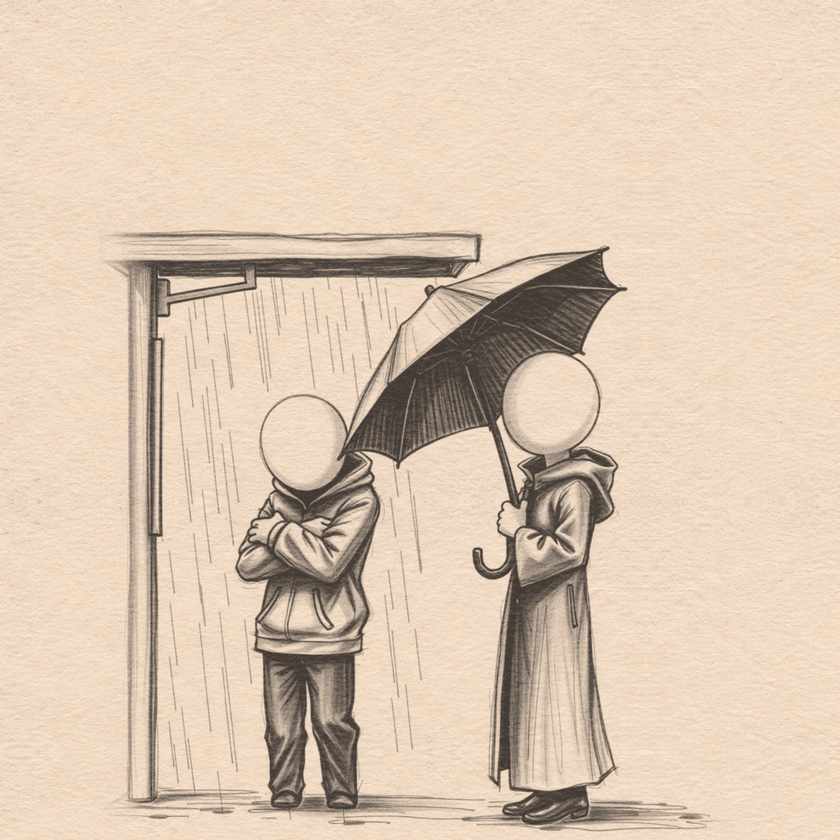
#> input picture carousel/kits/2026-11-14_umbrella-story/slides/slide-01.png, 840 x 840 px, shrunk from 1313 x 1313 before the run
$ python finish.py slides/slide-01.png out.png
#> lines starting #> are read from the running program, lines starting #| are printed output that depends on the picture
# raw FLUX -> slide: erase signature boxes, shrink onto a larger paper sheet (figures lower, room for bubbles), charcoal tone.
#   python finish.py raw/01-2.png slides/slide-01.png [--scale 0.8] [--sig x0,y0,x1,y1 ...]  (sig box in raw pixels)
import argparse, subprocess, cv2, numpy as np
ap = argparse.ArgumentParser(); ap.add_argument('src'); ap.add_argument('out')
ap.add_argument('--scale', type=float, default=0.8); ap.add_argument('--sig', nargs='*', default=[])
a = ap.parse_args()
im = cv2.imread(a.src); h, w = im.shape[:2]
#> further down, im is the input picture: shape (840, 840, 3); mean B, G, R 179.5, 200.4, 220.9
#> after `h, w = im.shape[:2]`: h = 840; w = 840
for box in a.sig:
    x0, y0, x1, y1 = map(int, box.split(','))
    m = np.zeros((h, w), np.uint8); m[y0:y1, x0:x1] = 255
    paper = np.median(im[max(0, y0-20):y0, x0:x1].reshape(-1, 3), axis=0)
    im[y0:y1, x0:x1] = paper
S = int(round(w / a.scale)); ox = (S - w) // 2; oy = S - h
#> after `S = int(round(w / a.scale))`: S = 1050
#> after `ox = (S - w) // 2`: ox = 105
#> after `oy = S - h`: oy = 210
paper = np.median(im[:40].reshape(-1, 3), axis=0)
#> paper = [196, 218, 240]
can = np.empty((S, S, 3), np.float32); can[:] = paper
#> after `can[:] = paper`:
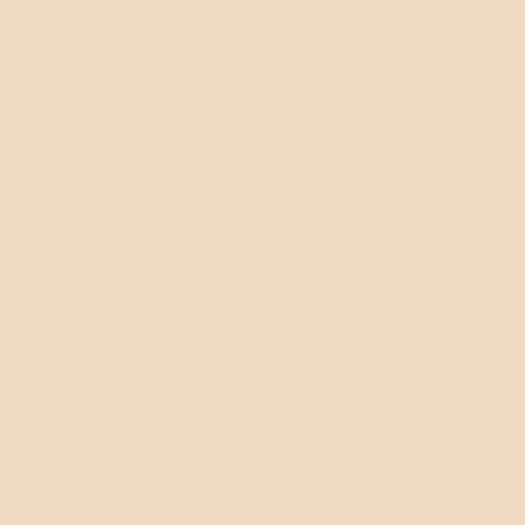
#> can: shape (1050, 1050, 3) float32 (shown at 1/2 size); mean of channels 0, 1, 2 193.2, 219.8, 240; drawn as B, G, R
f = 90; alpha = np.ones((h, w), np.float32)
r = np.clip(np.arange(w) / f, 0, 1); alpha *= np.minimum(r, r[::-1])[None, :]
#> after `r = np.clip(np.arange(w) / f, 0, 1)`: r = 840 values from 0 to 1
alpha *= np.clip(np.arange(h) / f, 0, 1)[:, None]
alpha = alpha ** 1.5
can[oy:, ox:ox+w] = im * alpha[..., None] + paper * (1 - alpha[..., None])
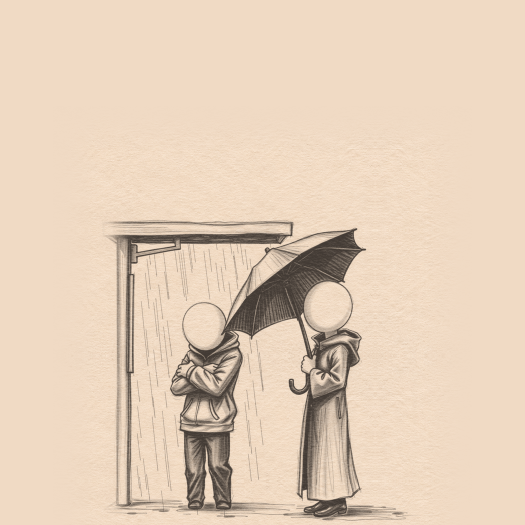
#> can: shape (1050, 1050, 3) float32 (shown at 1/2 size); mean of channels 0, 1, 2 184.7, 207.4, 227.6; drawn as B, G, R
tmp = a.out.replace('.png', '-pad.png'); cv2.imwrite(tmp, can.astype(np.uint8))
subprocess.run(['python', 'C:/timeoptic-content/tools/charcoal_tone.py', tmp, a.out,
                '--paper', 'C:/timeoptic-content/carousel/kits/2026-11-13_dialogue-quotes/slides/slide-06.png'], check=True)
#> (this line was passed over: subprocess is not available in this run)
import os; os.remove(tmp)

$ run again, with carousel/kits/2026-11-14_umbrella-story/slides/slide-02.png copied over carousel/kits/2026-11-14_umbrella-story/slides/slide-01.png
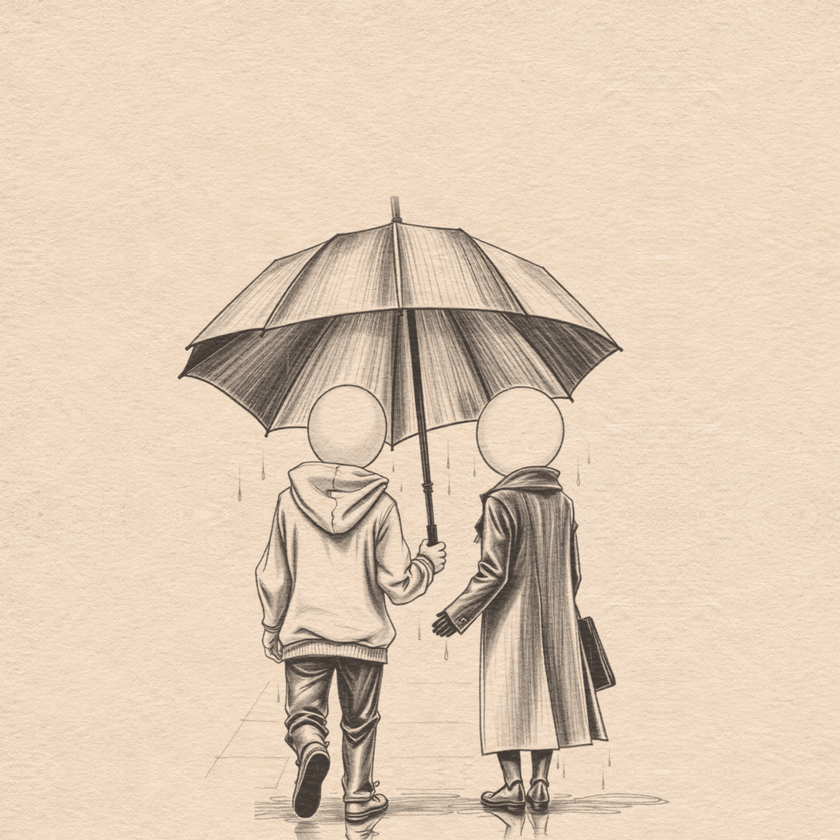
#> input picture carousel/kits/2026-11-14_umbrella-story/slides/slide-02.png, 840 x 840 px, shrunk from 1280 x 1280 before the run
#> im is the input picture: shape (840, 840, 3); mean B, G, R 182.8, 204.1, 224.9
#> S = 1050
#> ox = 105
#> oy = 210
#> paper = [195, 217, 239]
#> `can[oy:, ox:ox+w] = im * alpha[..., None] + paper * (1 - alpha[..., No..`:
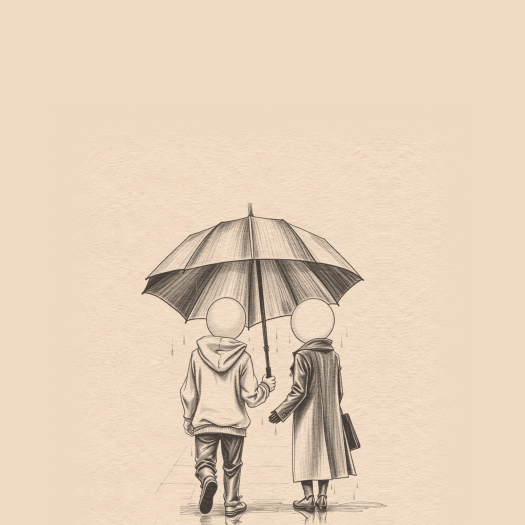
#> can: shape (1050, 1050, 3) float32 (shown at 1/2 size); mean of channels 0, 1, 2 186.7, 209.5, 230.4; drawn as B, G, R

$ run again, with carousel/kits/2026-11-14_umbrella-story/slides/slide-03.png copied over carousel/kits/2026-11-14_umbrella-story/slides/slide-01.png
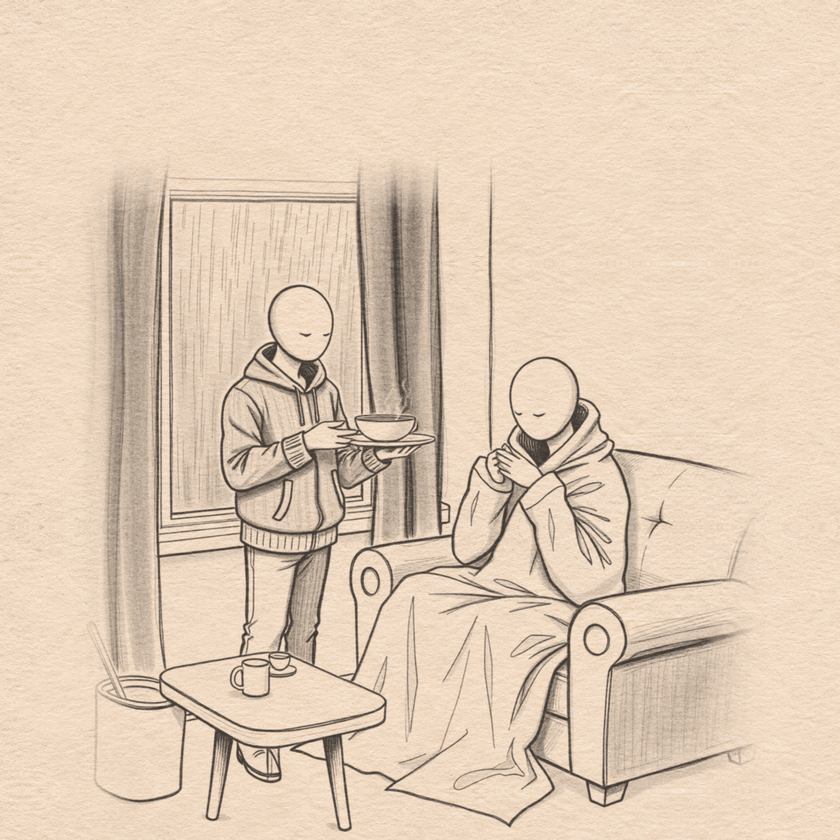
#> input picture carousel/kits/2026-11-14_umbrella-story/slides/slide-03.png, 840 x 840 px, shrunk from 1249 x 1249 before the run
#> im is the input picture: shape (840, 840, 3); mean B, G, R 183, 204.3, 225.1
#> S = 1050
#> ox = 105
#> oy = 210
#> paper = [196, 218, 240]
#> `can[oy:, ox:ox+w] = im * alpha[..., None] + paper * (1 - alpha[..., No..`:
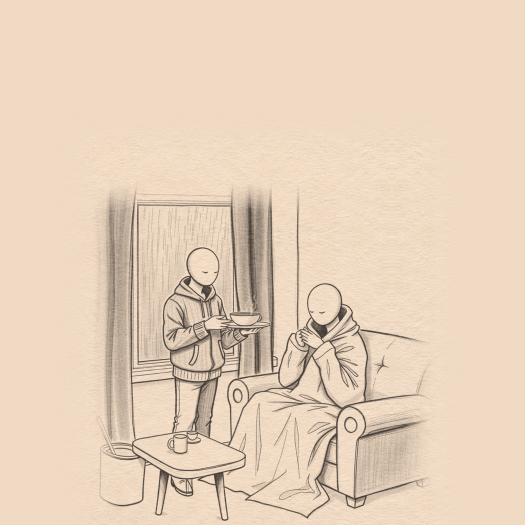
#> can: shape (1050, 1050, 3) float32 (shown at 1/2 size); mean of channels 0, 1, 2 186.9, 209.8, 230.4; drawn as B, G, R

$ run again, with carousel/kits/2026-11-14_umbrella-story/slides/slide-04.png copied over carousel/kits/2026-11-14_umbrella-story/slides/slide-01.png
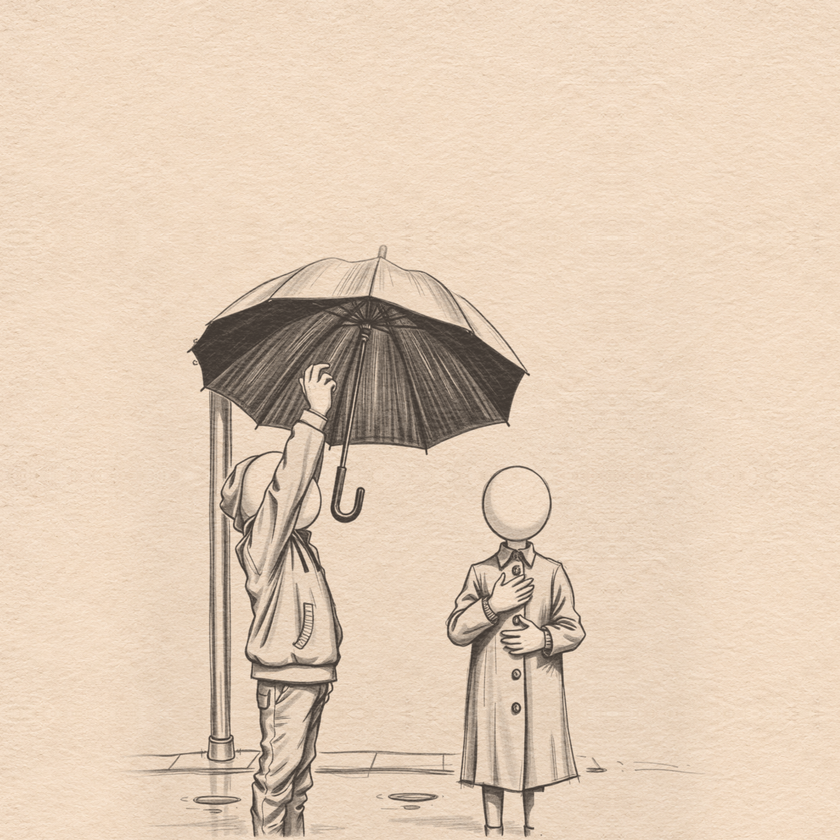
#> input picture carousel/kits/2026-11-14_umbrella-story/slides/slide-04.png, 840 x 840 px, shrunk from 1384 x 1384 before the run
#> im is the input picture: shape (840, 840, 3); mean B, G, R 183.1, 204.4, 225.2
#> S = 1050
#> ox = 105
#> oy = 210
#> paper = [196, 218, 240]
#> `can[oy:, ox:ox+w] = im * alpha[..., None] + paper * (1 - alpha[..., No..`:
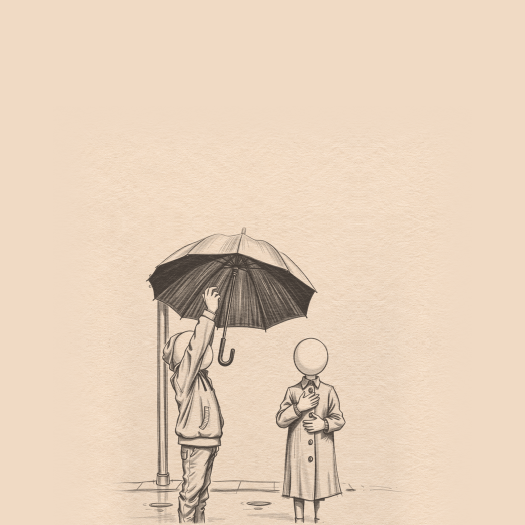
#> can: shape (1050, 1050, 3) float32 (shown at 1/2 size); mean of channels 0, 1, 2 187, 209.7, 230.7; drawn as B, G, R
